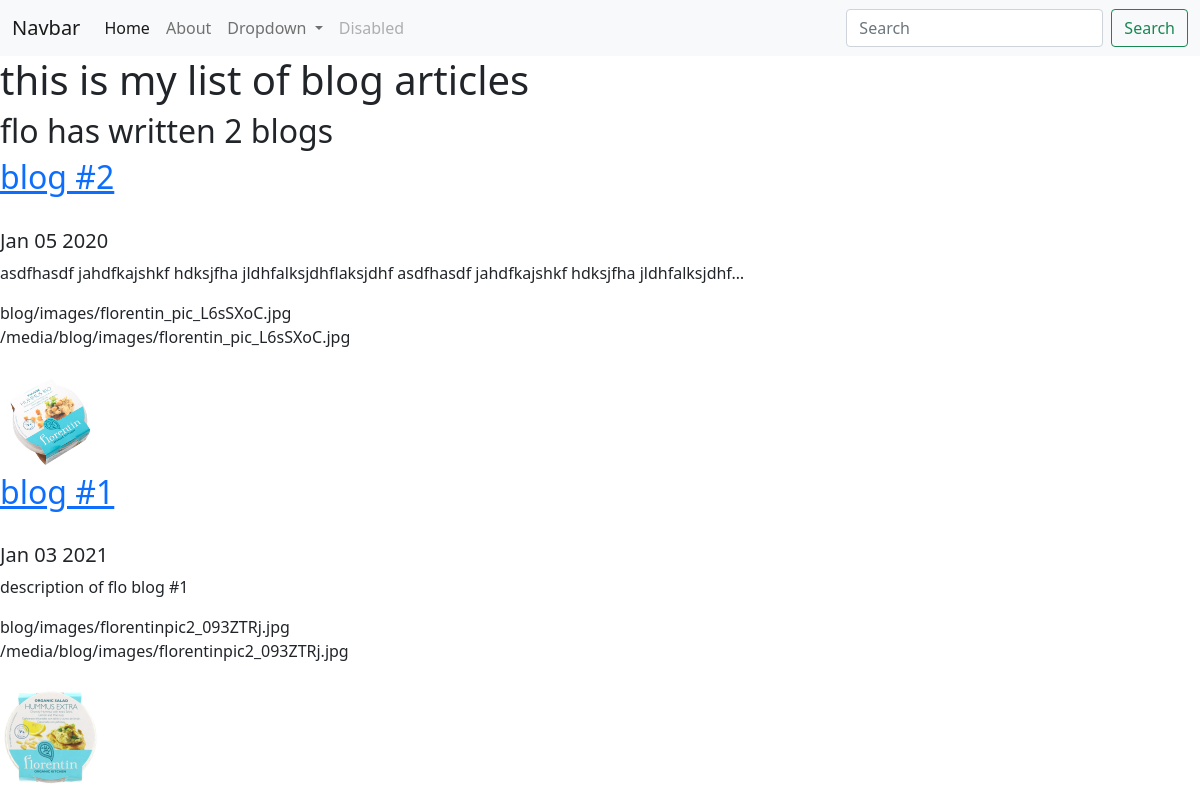
Screenshot of /blog/ with the database file from the repository.
### blog/models.py (models this page shows)
class ProjectBlogFlo(models.Model):
    title = models.CharField(max_length=100, blank=True)
    description = models.CharField(max_length = 250)
    image = models.ImageField(upload_to='blog/images/')
    url = models.URLField(blank=True)
    date = models.DateField()

### blog/views.py (the view)
# urls.py: path('', views.all_blogs, name='all_blogs'),
def all_blogs(request):
    projects = ProjectBlogFlo.objects.order_by('date')
    return render(request, 'blog/all_blogs.html',{'projects':projects})

### blog/templates/blog/all_blogs.html (shortened to what this page needs)
{% extends 'portfolio/base.html' %}
{% load static %}
{% block content %}
<h1>this is my list of blog articles</h1>
<h2>flo has written {{projects.count}} blog{{projects.count|pluralize}}</h2>
{% for project in projects %}
<a href="{% url 'blog:detail' project.id %}"><h2>{{project.title}}</h2></a><br/>
<h5>{{project.date|date:'M d Y'}}</h5>
<p>{{ project.description|striptags|truncatechars:100 }}</p>
{{ project.image }} <br/>
{{ project.image.url }} <br/> <br/>
<img src="{{ project.image.url }}" width='100px' alt="">
<br/>
{% endfor %}
{% endblock %}

### rows the page displays
ProjectBlogFlo: title "blog #2", date "Jan 05 2020", description "asdfhasdf jahdfkajshkf hdksjfha jldhfalksjdhflaksjdhf asdfhasdf jahdfkajshkf hdksjfha jldhfalksjdhf…", image "blog/images/florentin_pic_L6sSXoC.jpg", image "/media/blog/images/florentin_pic_L6sSXoC.jpg", image (picture)
ProjectBlogFlo: title "blog #1", date "Jan 03 2021", description "description of flo blog #1", image "blog/images/florentinpic2_093ZTRj.jpg", image "/media/blog/images/florentinpic2_093ZTRj.jpg", image (picture)

### other values shown
{{ projects.count }} "2"
